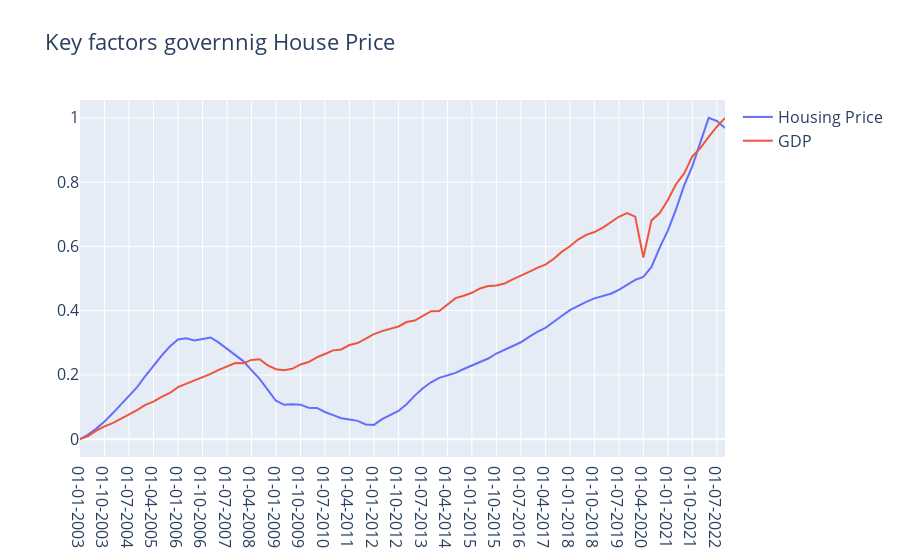

Here is the notebook cell this chart was saved with:
### Code cell
from sklearn.preprocessing import MinMaxScaler
scaler = MinMaxScaler()
df1[['GDP', 'Home_price_index']] = scaler.fit_transform(df1[['GDP', 'Home_price_index']])


data = [go.Scatter(x = df1['Date'], y = df1['Home_price_index'],name = 'Housing Price'),
        #go.Scatter(x = df['Date'], y = df['Monthly_supply'], name = 'Supply of Houses'),
        go.Scatter(x = df1['Date'], y = df1['GDP'], name = 'GDP'),
        #go.Scatter(x = df['Date'], y = df['Monthly_supply'], name = 'Houses for Sale'),
                       
       ]
       
layout = {'title': 'Key factors governnig House Price', 'font': dict(size=16),'xaxis':{'range':['01-01-2003','01-10-2022']}}

py.iplot({'data':data,'layout': layout})
